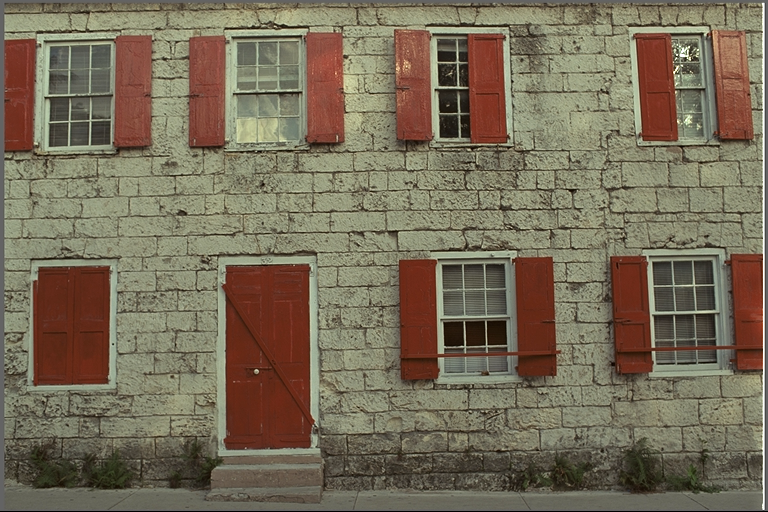
#> input picture data/raw/kodim01.png, 768 x 512 px; its folder holds only this picture in this run
$ python visualization.py
#> lines starting #> are read from the running program, lines starting #| are printed output that depends on the picture
#> (reads results/kodak/kodak_metrics_all.csv from the repository)
"""
visualize.py
依赖：benchmark.py 已跑完，results/kodak/ 目录下有解码图片和 CSV
用法：python visualize.py
"""
import os
import cv2
import numpy as np
import pandas as pd
import matplotlib
matplotlib.use('Agg')
import matplotlib.pyplot as plt
import matplotlib.patches as patches
from skimage.metrics import peak_signal_noise_ratio as psnr
from skimage.metrics import structural_similarity as ssim_fn

# ─────────────────────────────────────────────
# 配置
# ─────────────────────────────────────────────
RESULTS_DIR = 'results/kodak'
OUTPUT_DIR  = 'results/visualization'
KODAK_DIR   = 'data/raw'
CSV_PATH    = f'{RESULTS_DIR}/kodak_metrics_all.csv'

FOCAL_IMAGES = {
    'kodim01': 'Building',
    'kodim14': 'Boating',
    'kodim15': 'Portrait',
    'kodim21': 'Lighthouse',
    'kodim22': 'View',
    'kodim23': 'Parrot',

}

TARGET_BPPS = {'low': 0.5, 'high': 2.5}

CODECS = ['JPEG', 'BPG', 'JPEG-XL']

COLORS = {
    'JPEG':    'tomato',
    'BPG':     'steelblue',
    'JPEG-XL': 'mediumpurple',
}
MARKERS = {
    'JPEG':    'o',
    'BPG':     'D',
    'JPEG-XL': '*',
}

os.makedirs(OUTPUT_DIR, exist_ok=True)


# ─────────────────────────────────────────────
# 工具函数
# ─────────────────────────────────────────────
def load_img(path):
#> called with path = 'data/raw/kodim01.png'
    img = cv2.imread(path, cv2.IMREAD_UNCHANGED)
#> img is the input picture: shape (512, 768, 3); mean B, G, R 88.4, 108.7, 119.8
    if img is None:
        return None
    if img.dtype == np.uint16:
        img = (img / 256).astype(np.uint8)
    if len(img.shape) == 3 and img.shape[2] == 4:
        img = cv2.cvtColor(img, cv2.COLOR_BGRA2BGR)
    if len(img.shape) == 2:
        img = cv2.cvtColor(img, cv2.COLOR_GRAY2BGR)
    return img


def bgr2rgb(img):
    return cv2.cvtColor(img, cv2.COLOR_BGR2RGB)


def find_decoded_path(img_name, codec, param, results_dir):
    label_map = {
        'JPEG':    'q',
        'BPG':     'crf',
        'JPEG-XL': 'd',
    }
    label = label_map.get(codec, 'q')
    if codec == 'JPEG-XL':

        param_str = str(float(param))  # 1.0→'1.0', 0.4→'0.4', 4.5→'4.5'

    else:
        param_str = str(int(float(param)))
    path = f"{results_dir}/{img_name}_dec_{codec.lower()}_{label}{param_str}.png"
    return path if os.path.exists(path) else None


def find_closest_param(df, img_name, codec, target_bpp):
    sub = df[(df['Image'] == img_name) & (df['Codec'] == codec)]
    if sub.empty:
        return None, None
    idx = (sub['BPP'] - target_bpp).abs().idxmin()
    row = sub.loc[idx]
    return row['Param'], row['BPP']


def auto_crop_region_from_diff(diff, patch_size=96, stride=48):
    h, w = diff.shape
    best_score = -1
    best_xy = (0, 0)
    for y in range(0, h - patch_size, stride):
        for x in range(0, w - patch_size, stride):
            score = diff[y:y+patch_size, x:x+patch_size].mean()
            if score > best_score:
                best_score = score
                best_xy = (x, y)
    return (*best_xy, patch_size, patch_size)


def interpolate_aligned(df, codec, metric, bpp_grid):
    """
    对每张图单独插值到 bpp_grid，再求均值和标准差。
    超出该图实际 BPP 范围的点设为 nan，避免外推。
    要求至少一半图片有数据才保留该网格点。
    """
    per_image = []
    for img in df['Image'].unique():
        sub = df[(df['Image'] == img) & (df['Codec'] == codec)].sort_values('BPP')
        if len(sub) < 2:
            continue
        interp = np.interp(bpp_grid, sub['BPP'], sub[metric],
                           left=np.nan, right=np.nan)
        interp[bpp_grid < sub['BPP'].min()] = np.nan
        interp[bpp_grid > sub['BPP'].max()] = np.nan
        per_image.append(interp)
    arr = np.array(per_image)
    mean = np.nanmean(arr, axis=0)
    std  = np.nanstd(arr, axis=0)
    valid_count = np.sum(~np.isnan(arr), axis=0)
    mean[valid_count < len(per_image) // 2] = np.nan
    std [valid_count < len(per_image) // 2] = np.nan
    return mean, std

# ─────────────────────────────────────────────
# 图2：三码率点视觉对比 + 自动局部放大
# ─────────────────────────────────────────────
def plot_visual_comparison(df):
    print("Plotting visual comparisons...")

    for img_name, desc in FOCAL_IMAGES.items():
        orig = load_img(f'{KODAK_DIR}/{img_name}.png')
        if orig is None:
            print(f"  SKIP {img_name}: original not found")
            continue

        for bpp_label, target_bpp in TARGET_BPPS.items():
            decoded_imgs, meta = {}, {}

            for codec in CODECS:
                param, actual_bpp = find_closest_param(df, img_name, codec, target_bpp)
                if param is None:
                    continue
                dec_path = find_decoded_path(img_name, codec, param, RESULTS_DIR)
                if dec_path is None:
                    continue
                dec = load_img(dec_path)
                if dec is None:
                    continue
                h = min(orig.shape[0], dec.shape[0])
                w = min(orig.shape[1], dec.shape[1])
                decoded_imgs[codec] = dec[:h, :w]
                p = psnr(orig[:h, :w], dec[:h, :w])
                s = ssim_fn(orig[:h, :w], dec[:h, :w], channel_axis=2)
                meta[codec] = {'bpp': actual_bpp, 'psnr': p, 'ssim': s}

            if not decoded_imgs:
                continue

            n_cols = len(decoded_imgs) + 1
            fig, axes = plt.subplots(2, n_cols, figsize=(n_cols * 3.2, 7))

            h = min(orig.shape[0], min(d.shape[0] for d in decoded_imgs.values()))
            w = min(orig.shape[1], min(d.shape[1] for d in decoded_imgs.values()))
            orig_crop = orig[:h, :w]

            combined_diff = np.zeros((h, w), dtype=float)
            for dec in decoded_imgs.values():
                diff = np.abs(orig_crop.astype(float) - dec[:h, :w].astype(float)).mean(axis=2)
                combined_diff = np.maximum(combined_diff, diff)

            cx, cy, cw, ch = auto_crop_region_from_diff(combined_diff,patch_size=96)

            axes[0][0].imshow(bgr2rgb(orig))
            rect = patches.Rectangle((cx, cy), cw, ch,
                                      linewidth=2, edgecolor='red', facecolor='none')
            axes[0][0].add_patch(rect)
            axes[0][0].set_title('Original', fontsize=10, fontweight='bold')
            axes[0][0].axis('off')

            axes[1][0].imshow(bgr2rgb(orig[cy:cy+ch, cx:cx+cw]))
            axes[1][0].set_title('Original (crop)', fontsize=9)
            axes[1][0].axis('off')

            for col, (codec, dec) in enumerate(decoded_imgs.items(), 1):
                axes[0][col].imshow(bgr2rgb(dec))
                rect2 = patches.Rectangle((cx, cy), cw, ch,
                                           linewidth=2, edgecolor='red', facecolor='none')
                axes[0][col].add_patch(rect2)
                axes[0][col].set_title(
                    f'{codec}\nBPP={meta[codec]["bpp"]:.3f}\n'
                    f'PSNR={meta[codec]["psnr"]:.1f}dB  SSIM={meta[codec]["ssim"]:.3f}',
                    fontsize=9, color=COLORS.get(codec, 'black')
                )
                axes[0][col].axis('off')

                crop_h = min(ch, dec.shape[0] - cy)
                crop_w = min(cw, dec.shape[1] - cx)
                axes[1][col].imshow(bgr2rgb(dec[cy:cy+crop_h, cx:cx+crop_w]))
                axes[1][col].set_title('(crop)', fontsize=9)
                axes[1][col].axis('off')

            plt.suptitle(
                f'{img_name} — {desc}\nTarget BPP ≈ {target_bpp} ({bpp_label})',
                fontsize=12
            )
            plt.tight_layout()
            path = f'{OUTPUT_DIR}/02_{img_name}_{bpp_label}_visual.png'
            plt.savefig(path, dpi=150, bbox_inches='tight')
            plt.close()
            print(f"  Saved: {path}")

# ─────────────────────────────────────────────
# 图3：像素误差热力图（中码率）
# ─────────────────────────────────────────────
def plot_diff_heatmap(df):
    print("Plotting difference heatmaps...")

    for img_name in FOCAL_IMAGES:
        orig = load_img(f'{KODAK_DIR}/{img_name}.png')
        if orig is None:
            continue

        # 分别加载低码率和高码率的解码图
        rows_data = {}
        for bpp_label, target_bpp in [('low', TARGET_BPPS['low']), ('high', TARGET_BPPS['high'])]:
            decoded_imgs, meta = {}, {}
            for codec in CODECS:
                param, actual_bpp = find_closest_param(df, img_name, codec, target_bpp)
                if param is None:
                    continue
                dec_path = find_decoded_path(img_name, codec, param, RESULTS_DIR)
                if dec_path is None:
                    continue
                dec = load_img(dec_path)
                if dec is None:
                    continue
                h = min(orig.shape[0], dec.shape[0])
                w = min(orig.shape[1], dec.shape[1])
                decoded_imgs[codec] = dec[:h, :w]
                meta[codec] = {'bpp': actual_bpp}
            rows_data[bpp_label] = (decoded_imgs, meta, target_bpp)

        if not any(rows_data[k][0] for k in rows_data):
            continue

        n = len(CODECS)
        fig, axes = plt.subplots(2, n, figsize=(n * 4, 8))

        # 计算全局 vmax，使两行色阶一致，便于比较
        global_vmax = 0
        for bpp_label, (decoded_imgs, meta, _) in rows_data.items():
            for codec, dec in decoded_imgs.items():
                h = min(orig.shape[0], dec.shape[0])
                w = min(orig.shape[1], dec.shape[1])
                diff = np.abs(orig[:h, :w].astype(float) - dec.astype(float)).mean(axis=2)
                global_vmax = max(global_vmax, diff.max())

        for row_idx, (bpp_label, (decoded_imgs, meta, target_bpp)) in enumerate(rows_data.items()):
            for col_idx, codec in enumerate(CODECS):
                ax = axes[row_idx][col_idx]
                if codec not in decoded_imgs:
                    ax.axis('off')
                    continue
                dec = decoded_imgs[codec]
                h = min(orig.shape[0], dec.shape[0])
                w = min(orig.shape[1], dec.shape[1])
                diff = np.abs(orig[:h, :w].astype(float) - dec.astype(float)).mean(axis=2)
                im = ax.imshow(diff, cmap='hot', vmin=0, vmax=global_vmax)
                ax.set_title(
                    f'{codec}\nBPP={meta[codec]["bpp"]:.3f}  MaxErr={diff.max():.1f}',
                    fontsize=9, color=COLORS.get(codec, 'black')
                )
                ax.axis('off')
                plt.colorbar(im, ax=ax, fraction=0.046, pad=0.04)
                # 左侧加行标签
                if col_idx == 0:
                    ax.set_ylabel(f'{bpp_label.upper()} BPP\n≈{target_bpp}',
                                  fontsize=10, labelpad=10)
                    ax.axis('on')
                    ax.set_yticks([])
                    ax.set_xticks([])

        plt.suptitle(
            f'{img_name} — Pixel Error Heatmap\n'
            f'Top: Low BPP ≈ {TARGET_BPPS["low"]}  |  Bottom: High BPP ≈ {TARGET_BPPS["high"]}\n'
            f'Brighter = larger distortion  (same color scale)',
            fontsize=12
        )
        plt.tight_layout()
        path = f'{OUTPUT_DIR}/03_{img_name}_diff_heatmap.png'
        plt.savefig(path, dpi=150, bbox_inches='tight')
        plt.close()
        print(f"  Saved: {path}")


# [41 lines of commented-out code are left out]
def plot_timing(df):
    print("Plotting encode/decode timing...")
    if 'EncTime' not in df.columns:
        print("  No EncTime column — re-run benchmark.py to collect timing data.")
        return

    agg = df.groupby(['Codec', 'Param']).agg(
        EncTime=('EncTime', 'mean'),
        DecTime=('DecTime', 'mean'),
        BPP=('BPP', 'mean'),
    ).reset_index()

    fig, axes = plt.subplots(1, 3, figsize=(15, 5))

    for ax, col_name, ylabel in zip(
        axes[:2],
        ['EncTime', 'DecTime'],
        ['Encode Time (s)', 'Decode Time (s)']
    ):
        for codec in CODECS:
            sub = agg[agg['Codec'] == codec].sort_values('BPP')
            ax.plot(sub['BPP'], sub[col_name],
                    marker=MARKERS[codec], color=COLORS[codec],
                    label=codec, linewidth=2, markersize=7)
        ax.set_xlabel('Bits Per Pixel (BPP)')
        ax.set_ylabel(ylabel)
        ax.set_title(f'{ylabel.split("(")[0].strip()} vs BPP', fontsize=13)
        ax.legend(fontsize=10)
        ax.grid(True, alpha=0.4)

    ax = axes[2]
    mean_times = df.groupby('Codec')[['EncTime', 'DecTime']].mean().reindex(CODECS)
    x = np.arange(len(CODECS))
    width = 0.35
    bars_enc = ax.bar(x - width/2, mean_times['EncTime'], width,
                      label='Encode', color=[COLORS[c] for c in CODECS], alpha=0.85)
    bars_dec = ax.bar(x + width/2, mean_times['DecTime'], width,
                      label='Decode', color=[COLORS[c] for c in CODECS], alpha=0.45,
                      edgecolor=[COLORS[c] for c in CODECS], linewidth=1.5)
    ax.set_xticks(x)
    ax.set_xticklabels(CODECS, fontsize=12)
    ax.set_ylabel('Time (s)')
    ax.set_title('Average Encode / Decode Time', fontsize=13)
    ax.legend(fontsize=10)
    ax.grid(True, alpha=0.4, axis='y')
    for bar in list(bars_enc) + list(bars_dec):
        h = bar.get_height()
        ax.text(bar.get_x() + bar.get_width()/2, h + 0.002,
                f'{h:.3f}s', ha='center', va='bottom', fontsize=9)

    plt.suptitle(
        'Encode / Decode Time — JPEG / BPG / JPEG-XL\n'
        '(Kodak Dataset, 24-image average per quality point)',
        fontsize=13
    )
    plt.tight_layout()
    path = f'{OUTPUT_DIR}/05_timing.png'
    plt.savefig(path, dpi=150)
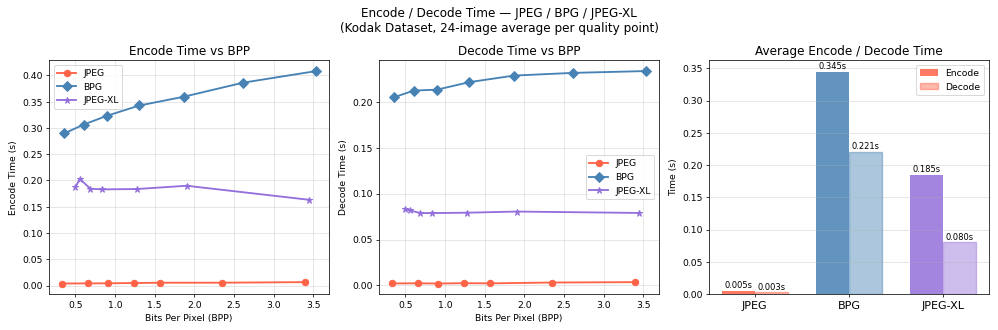
#> figure drawn by matplotlib, 3 panels; panel 3: tallest bar 0.345 high, from x = 0.65 to 1; panel 3: tallest bar 0.221 high, from x = 1 to 1.35
    plt.close()
    print(f"  Saved: {path}")


# ─────────────────────────────────────────────
# 主入口
# ─────────────────────────────────────────────
def main():
    if not os.path.exists(CSV_PATH):
        print(f"ERROR: {CSV_PATH} not found.")
        print("Please run benchmark.py first.")
        return

    df = pd.read_csv(CSV_PATH)
    df = df[df['Codec'] != 'JPEG2000']

    print(f"Loaded {len(df)} records")
    print(f"Images: {df['Image'].nunique()}, Codecs: {list(df['Codec'].unique())}")

    plot_visual_comparison(df)   # 图2：三码率视觉对比 + 局部放大
    plot_diff_heatmap(df)        # 图3：像素误差热力图


    plot_timing(df)              # 图5：编解码时间对比

    print(f"\nAll visualizations saved to: {OUTPUT_DIR}/")
    print("  01_average_rd_curves.png     — 24-image average RD, BPP-aligned, ±1 std")
    print("  02_*_visual.png              — Visual comparison at 3 bitrates + auto crop")
    print("  03_*_diff_heatmap.png        — Pixel error heatmap at mid BPP")
    print("  04_focal_rd_curves.png       — RD curves for 3 focal images")
    print("  05_psnr_gain_over_jpeg.png   — PSNR gain over JPEG baseline")
    print("  06_timing.png                — Encode / decode time comparison")


if __name__ == "__main__":
    main()
